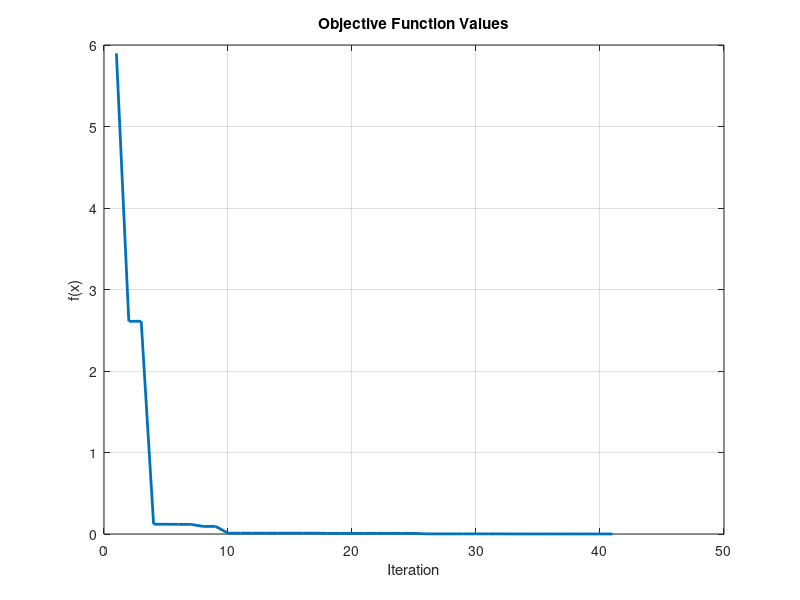

Recreate this plot in MATLAB.
clear all;
tol=10.^(-6);
% self confidence. [1.5 - 2]
C1 = 1.7;
% swarm confidence. [2 - 2.5]
C2 = 2.2;
% intertia factor [0.4 - 1.4]
W = 0.7;
ParticleCount = 15;
MaxIteration = 500;
% J = particle number.
% i = iteration number.

f=@(x)(x(1)+2*x(2)-7)^2+(2*x(1)+x(2)-5)^2; %%Booth Function
% f=@(x)(1.5-x(1)*(1-x(2)))^2+(2.25-x(1)*(1-x(2)^2))^2+...
%     (2.625-x(1)*(1-x(2)^3))^2; %% Beale Function
n=2; %% dimension of the problem
% Initial V.
%  Vji = rand(1,ParticleCount);
  Vji = rand(ParticleCount,n);
% Initial X.
%  Xji = rand(1,ParticleCount);
  Xji = rand(ParticleCount,n);

% Personal Best.
for i=1:ParticleCount
PBest(i,:) = Xji(i,:);
result(i)=f(PBest(i,:));
end
[MinVal,MinIndex] = min(result);
% Group Best.

GBest = PBest(MinIndex,:);
%


%%%%%%%%%%%%%%%%%%%%%%%%%%%%%%%%%%%
TempGbest = GBest - 1;
GBestCount = 0;


iter = 1;
termState = 1;

while ( (GBestCount ~= 50) && (iter < MaxIteration) )
   
for i=1:ParticleCount

    Vji(i,:) = W * Vji(i,:) + C1 * rand(1,n).*(PBest(i,:)-Xji(i,:)) + C2 * rand(1,n) .*(GBest - Xji(i,:));
   
    Xji(i,:) = Xji(i,:) + Vji(i,:);
end
 
    for j = 1:ParticleCount
       
        oldValue = f(PBest(j,:));
        newValue = f(Xji(j,:));
        if (newValue < oldValue)
            PBest(j,:) = Xji(j,:);
        end    
    end
    for i=1:ParticleCount
         result(i)=f(PBest(i,:));
    end
    [MinVal,MinIndex] = min(result)
   GBest = PBest(MinIndex,:)
   
    if (TempGbest == GBest)
        GBestCount = GBestCount + 1;
    else
        GBestCount = 0;
    end
   
   TempGbest = GBest;
   G(iter,:)=GBest;
   S(iter)=f(GBest);
   if iter>=2
       h=abs(S(iter)-S(iter-1))
   else
       h=1;
   end
   if iter>40 && h<tol
       break
   end
%    plot(iter,S(iter))
%    hold on
    iter = iter + 1;
   
end
a=length(S)
Sonuc=S
%% Graphical View
% [y,t]=meshgrid(-4:0.1:4, -4:0.1:4);
% z=(y+2.*t-7).^2+(2.*y+t-5).^2; %% Booth Function
% % z=(1.5-y.*(1-t)).^2+(2.25-y.*(1-t.^2)).^2+(2.625-y.*(1-t.^3)).^2;
% meshc(y,t,z)
% hold on
% for i=1:a
% plot3(G(i,1),G(i,2),S(i),'.r','MarkerSize',15);
% hold on
% end
% title('Objective Function Values'); xlabel('x-axis'); ylabel('y-axis'); zlabel('z-axis')
%% Convergence Analysis
for i=1:length(S)
    x(i)=i;
end
plot(x,S,'LineWidth',2); grid on;
title('Objective Function Values'); xlabel('Iteration'); ylabel('f(x)');